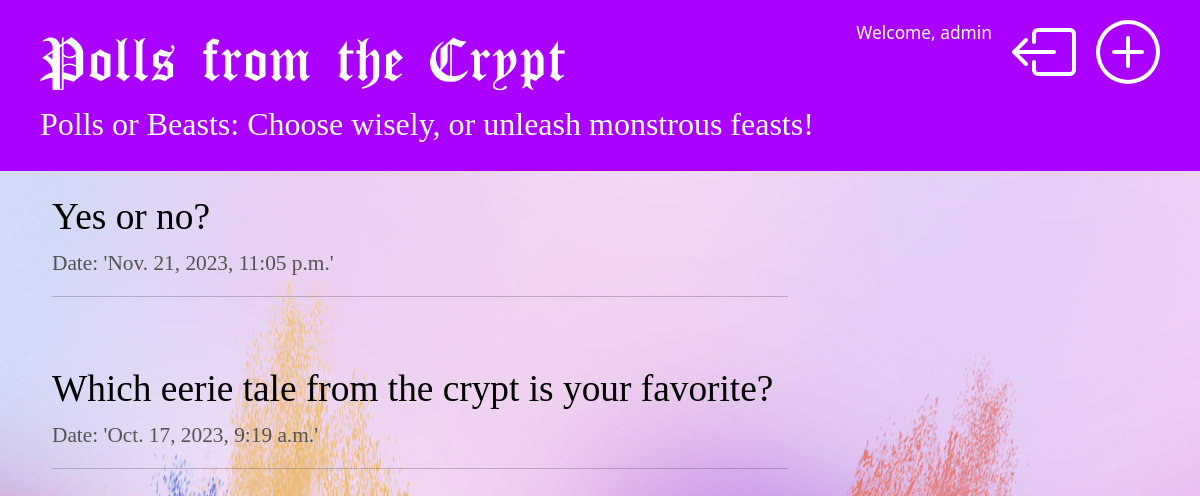
The page /polls/ (signed in) on the database its author committed.
### polls/models.py (models this page shows, shortened)
class Question(models.Model):
    question_text = models.CharField(max_length=200)
    pub_date = models.DateTimeField("date published", blank=True, null=True)

### polls/views.py (the view)
# urls.py: path("", views.IndexView.as_view(), name="index"),
class IndexView(PollsBaseView, generic.ListView):
    template_name = "polls/index.html"
    context_object_name = "latest_question_list"
    def get_queryset(self):
        return Question.objects.filter(pub_date__lte=timezone.now()).order_by("-pub_date")[:5]

### polls/views.py (called while the page is built)
    def get_slogan(self):
        return random.choice(self.slogans)

    def get_context_data(self, **kwargs):
        context = super().get_context_data(**kwargs)
        context['slogan'] = self.get_slogan()
        return context

### polls/templates/polls/index.html
{% extends 'polls/base.html' %}
{% block content %}
    {% if latest_question_list %}
        {% for question in latest_question_list %}
            <div class="poll">
                <h4><a href="{% url 'polls:detail' pk=question.pk %}">{{ question.question_text|linebreaksbr }}</a></h4>
                <div class="date">
                    <p>Date: '{{ question.pub_date }}'</p>
                </div>
                <hr>
            </div>
        {% endfor %}
    {% else %}
        <p>No polls are available.</p>
    {% endif %}
{% endblock %}

### polls/templates/polls/base.html (shortened to what this page needs)
{% load static %}
<html>
    <head>
        <link href="https://cdn.jsdelivr.net/npm/bootstrap@5.3.2/dist/css/bootstrap.min.css" rel="stylesheet">
        <link rel="stylesheet" href="{% static 'polls/style.css' %}">
    </head>
    <body>
        <div class="page-header">
            {% if user.is_authenticated %}
                {% if user.is_staff %}
                    <a href="{% url 'polls:poll_new' %}" class="top-menu">
                        <span style="color: white">
                        </span>
                    </a>
                {% endif %}
                <a href="{% url 'polls:logout' %}" class="top-menu">
                    <span style="color: white">
                    </span>
                </a>
                <a href="#" class="top-menu-welcome">
                    <span style="color: white">Welcome, {{user.username}}</span>
                </a>
            {% endif %}
            <h1><a href="/polls">Polls from the Crypt</a></h1>
            <h4><a href="/polls">{{ slogan }}</a></h4>
        </div>
        <div class="content container mt-4">
            <div class="row">
                <div class="col-md-8">
                    {% block content %}
                    {% endblock %}
                </div>
            </div>
        </div>
    </body>
</html>

### polls/static/polls/style.css (style rules this page uses)
body { background: white url("images/background.png") no-repeat; }
.page-header { background-color: #aa00ff; margin-top: 0; padding: 20px 20px 20px 40px; }
.page-header h1, .page-header h1 a, .page-header h1 a:visited, .page-header h1 a:active, .page-header h2, .page-header h2 a, .page-header h2 a:visited, .page-header h2 a:active, .page-header h3, .page-header h3 a, .page-header h3 a:visited, .page-header h3 a:active .page-header h4, .page-header h4 a, .page-header h4 a:visited, .page-header h4 a:active { color: #ffffff; text-decoration: none; }
.page-header h1 { font-size: 48pt; font-family: 'CloisterBlack-Light' }
.page-header h4 { font-size: 24pt; font-family: 'WitcherHandwriting-Regular'; }
.content { margin-left: 40px; }
h1, h2, h3, h4 { font-family: Avantgarde, TeX Gyre Adventor, URW Gothic L, sans-serif; }
.poll h4, .poll h4 a, .pollr h4 a:visited, .poll h4 a:active { color: #000000; font-family: 'HalloweenNightmare'; text-decoration: none; font-size: 28pt; }
.date { color: #535353; font-family: 'HalloweenNightmare'; font-size: 16pt; }
.top-menu, .top-menu:hover, .top-menu:visited { color: #ffffff; float: right; font-size: 26pt; margin-right: 20px; }
.top-menu-welcome, .top-menu-welcome:hover, .top-menu-welcome:visited { color: #ffffff; float: right; font-size: 13pt; margin-right: 20px; text-decoration: none; }
.poll { margin-bottom: 70px; }

### rows shown on the page
Question: question_text "Yes or no?", pub_date "Nov. 21, 2023, 11:05 p.m."
Question: question_text "Which eerie tale from the crypt is your favorite?", pub_date "Oct. 17, 2023, 9:19 a.m."

### other values the page prints
{{ user.username }} "admin"
{{ slogan }} "Polls or Beasts: Choose wisely, or unleash monstrous feasts!"
